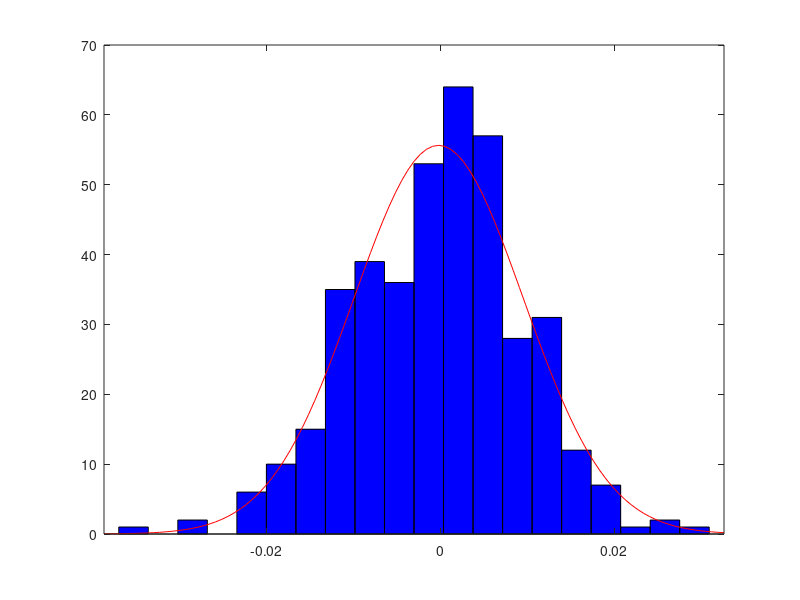

Write the MATLAB code that produced this figure.
n1 = normrnd(1.0e-06,1.0e-02,400,1);
h_plot = histfit(n1);
saveas(gcf,'/home/eric.coughlin/public_html/mat_test_hist.png')



